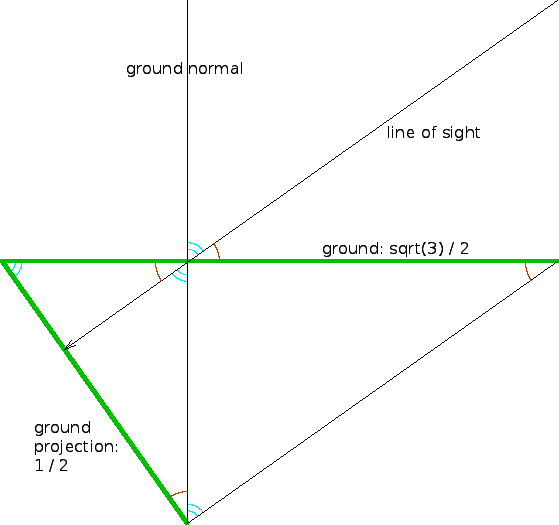

Write gnuplot code to recreate this figure.
#  Figure to illustrate how to calculate the angle of view given the length of
#  a piece of ground, sqrt(3) / 2 and the length of the projection of it,
#  1 / 2.

set terminal png transparent crop size 800,600

set xrange [0          : sqrt(3)/2]
set yrange [-sqrt(3)/4 : sqrt(3)/4]

set label "ground: sqrt(3) / 2" at 0.5,0.02
set arrow from 0,0 to sqrt(3)/2,0 nohead lt 2 lw 4

set label "ground\nprojection:\n1 / 2" at 0.05,-0.26
set arrow from 0,0 to 1/sqrt(12),-1/sqrt(6) nohead lt 2 lw 4

set label "line of sight" at 0.6,0.2
set arrow from sqrt(3)/2,1/sqrt(6) to 1/sqrt(108),-1/sqrt(54) lt -1 lw 1.2

set label "ground normal" at 1/sqrt(12),0.3 center
set arrow from 1/sqrt(12),-1/sqrt(6) to 1/sqrt(12),1/sqrt(6) nohead lt -1 lw 1.2

set arrow from 1/sqrt(12),-1/sqrt(6) to sqrt(3)/2,0 nohead lt -1 lw 1.2
set parametric
set samples 1000
set size ratio -1
unset xtics
unset ytics
set border 0
set multiplot
angle1_radius_inner=0.02
angle1_radius_outer=0.03
plot [0 to acos(1/sqrt(3))]                                                                  \
             angle1_radius_inner*cos(t),           -angle1_radius_inner*sin(t) lt 5 notitle, \
             angle1_radius_outer*cos(t),           -angle1_radius_outer*sin(t) lt 5 notitle, \
  1/sqrt(12)+angle1_radius_inner*sin(t),            angle1_radius_inner*cos(t) lt 5 notitle, \
  1/sqrt(12)+angle1_radius_outer*sin(t),            angle1_radius_outer*cos(t) lt 5 notitle, \
  1/sqrt(12)-angle1_radius_inner*sin(t),           -angle1_radius_inner*cos(t) lt 5 notitle, \
  1/sqrt(12)-angle1_radius_outer*sin(t),           -angle1_radius_outer*cos(t) lt 5 notitle, \
  1/sqrt(12)+angle1_radius_inner*sin(t), -1/sqrt(6)+angle1_radius_inner*cos(t) lt 5 notitle, \
  1/sqrt(12)+angle1_radius_outer*sin(t), -1/sqrt(6)+angle1_radius_outer*cos(t) lt 5 notitle
angle2_radius=.05
plot [0 to asin(1/sqrt(3))]                                                                  \
  1/sqrt(12)+angle2_radius      *cos(t),            angle2_radius      *sin(t) lt 6 notitle, \
  1/sqrt(12)-angle2_radius      *cos(t),           -angle2_radius      *sin(t) lt 6 notitle, \
  1/sqrt(12)-angle2_radius      *sin(t), -1/sqrt(6)+angle2_radius      *cos(t) lt 6 notitle, \
  sqrt(3)/2 -angle2_radius      *cos(t),           -angle2_radius      *sin(t) lt 6 notitle
